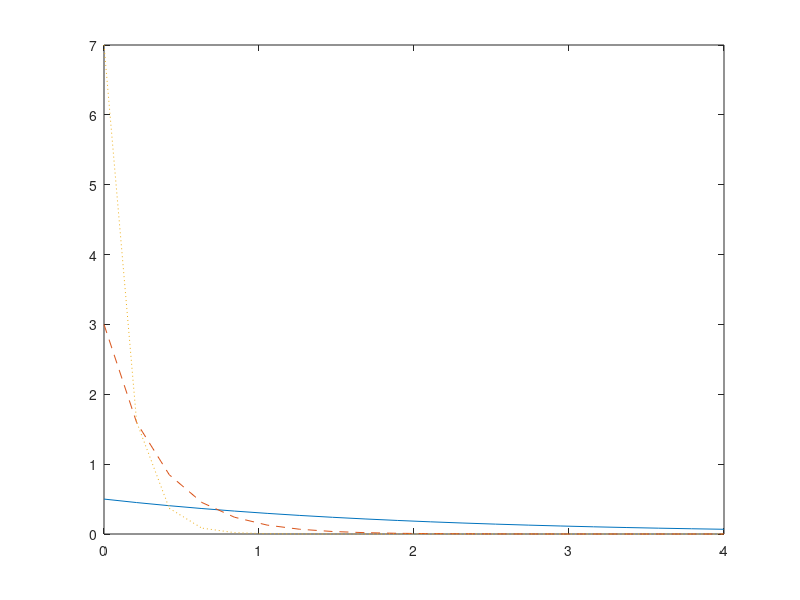

The MATLAB source for this figure:
x = linspace(0,4,20);
f1 = @(x)x.^2
f2 = @(x)sqrt(x)
f3 = @(x)x

#plot(x, f1(x), x, f2(x), x, f3(x), ':')

fl = @(x, lambda)lambda*e.^(-lambda*x)

plot(x, fl(x, 1/2), "-", x, fl(x, 3), "--", x, fl(x, 7), ":")
